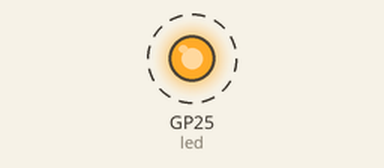
Bench run of a program on a simulated Raspberry Pi Pico running MicroPython. Parts: output pins drawn as LEDs (lit = HIGH). Dashed ring = blinking.

Above: at 0.2 s.
Timing chart, 0 to 3.0 s (numbered marks = the images above):
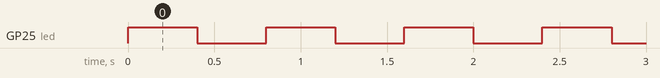

The program:

built-in-led.py
```python
from machine import Pin, Timer

led = Pin("LED", Pin.OUT)

led.on()
led.value(1)

led.off()
led.value(0)

led.toggle()

# Blink built in LED with a timer
tim = Timer()
def tick(timer):
    led.toggle()

tim.init(freq=2.5, mode=Timer.PERIODIC, callback=tick)
```

Measured:
- by itself, GP25 (led): alternates HIGH for 0.40 s and LOW for 0.40 s
